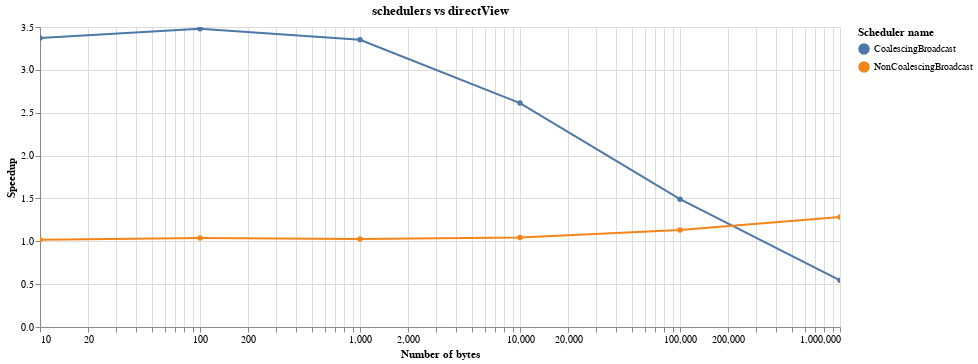
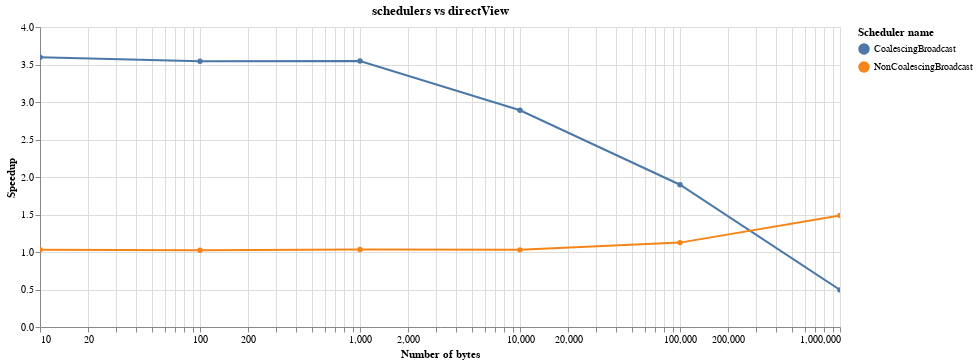
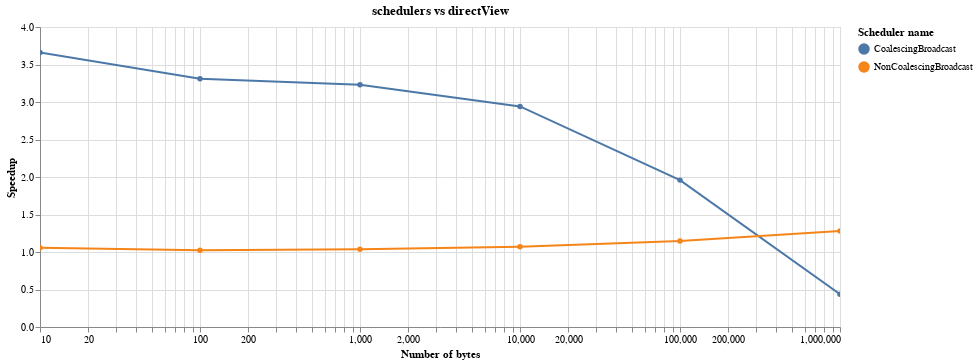

Notebook source saved alongside these figures, in order:
### Code cell
for delay in data['Delay'].unique():
    display(Markdown(f'## With {delay} delay:'))
    for engine in data['Number of engines'].unique():
        display(Markdown(f'### Running on {engine} engines'))
        alt.Chart(data[(data['Delay'] == delay) & (data['Number of engines'] == engine) & (data['Scheduler name'] != 'DirectView')]).mark_line(point=True).encode(
        alt.X(
            'Number of bytes',
            scale=alt.Scale(type='log')
        ),
        alt.Y(
            'Speedup',
        ),
        color='Scheduler name:N',
        tooltip='Duration in ms',
    ).properties(title='schedulers vs directView', width=800).interactive().display(renderer='svg')

### Figure 1 — Vega-Lite specification as saved in the notebook (floating-point values rounded to 4 significant figures)
{"$schema": "https://vega.github.io/schema/vega-lite/v3.4.0.json", "config": {"mark": {"tooltip": null}, "view": {"height": 300, "width": 400}}, "data": {"name": "data-9dc155187d9f3810d1c8c2f5abfdf74b"}, "datasets": {"data-9dc155187d9f3810d1c8c2f5abfdf74b": [{"Delay": 0, "Duration in ms": 39.59, "Number of bytes": 10, "Number of engines": 1, "Scheduler name": "CoalescingBroadcast", "Speedup": 3.372}, {"Delay": 0, "Duration in ms": 39.53, "Number of bytes": 100, "Number of engines": 1, "Scheduler name": "CoalescingBroadcast", "Speedup": 3.48}, {"Delay": 0, "Duration in ms": 40.52, "Number of bytes": 1000, "Number of engines": 1, "Scheduler name": "CoalescingBroadcast", "Speedup": 3.351}, {"Delay": 0, "Duration in ms": 53.52, "Number of bytes": 10000, "Number of engines": 1, "Scheduler name": "CoalescingBroadcast", "Speedup": 2.613}, {"Delay": 0, "Duration in ms": 110.3, "Number of bytes": 100000, "Number of engines": 1, "Scheduler name": "CoalescingBroadcast", "Speedup": 1.491}, {"Delay": 0, "Duration in ms": 877.0, "Number of bytes": 1000000, "Number of engines": 1, "Scheduler name": "CoalescingBroadcast", "Speedup": 0.5444}, {"Delay": 0, "Duration in ms": 131.2, "Number of bytes": 10, "Number of engines": 1, "Scheduler name": "NonCoalescingBroadcast", "Speedup": 1.017}, {"Delay": 0, "Duration in ms": 132.4, "Number of bytes": 100, "Number of engines": 1, "Scheduler name": "NonCoalescingBroadcast", "Speedup": 1.039}, {"Delay": 0, "Duration in ms": 132.3, "Number of bytes": 1000, "Number of engines": 1, "Scheduler name": "NonCoalescingBroadcast", "Speedup": 1.026}, {"Delay": 0, "Duration in ms": 133.9, "Number of bytes": 10000, "Number of engines": 1, "Scheduler name": "NonCoalescingBroadcast", "Speedup": 1.044}, {"Delay": 0, "Duration in ms": 145.3, "Number of bytes": 100000, "Number of engines": 1, "Scheduler name": "NonCoalescingBroadcast", "Speedup": 1.132}, {"Delay": 0, "Duration in ms": 372.0, "Number of bytes": 1000000, "Number of engines": 1, "Scheduler name": "NonCoalescingBroadcast", "Speedup": 1.283}]}, "encoding": {"color": {"field": "Scheduler name", "type": "nominal"}, "tooltip": {"field": "Duration in ms", "type": "quantitative"}, "x": {"field": "Number of bytes", "scale": {"type": "log"}, "type": "quantitative"}, "y": {"field": "Speedup", "type": "quantitative"}}, "mark": {"point": true, "type": "line"}, "selection": {"selector006": {"bind": "scales", "encodings": ["x", "y"], "type": "interval"}}, "title": "schedulers vs directView", "width": 800}

### Figure 2 — Vega-Lite specification as saved in the notebook (floating-point values rounded to 4 significant figures)
{"$schema": "https://vega.github.io/schema/vega-lite/v3.4.0.json", "config": {"mark": {"tooltip": null}, "view": {"height": 300, "width": 400}}, "data": {"name": "data-d20844c2bc9321a28eba3129697b8840"}, "datasets": {"data-d20844c2bc9321a28eba3129697b8840": [{"Delay": 0, "Duration in ms": 38.13, "Number of bytes": 10, "Number of engines": 10, "Scheduler name": "CoalescingBroadcast", "Speedup": 3.598}, {"Delay": 0, "Duration in ms": 37.84, "Number of bytes": 100, "Number of engines": 10, "Scheduler name": "CoalescingBroadcast", "Speedup": 3.543}, {"Delay": 0, "Duration in ms": 39.43, "Number of bytes": 1000, "Number of engines": 10, "Scheduler name": "CoalescingBroadcast", "Speedup": 3.547}, {"Delay": 0, "Duration in ms": 48.76, "Number of bytes": 10000, "Number of engines": 10, "Scheduler name": "CoalescingBroadcast", "Speedup": 2.89}, {"Delay": 0, "Duration in ms": 86.43, "Number of bytes": 100000, "Number of engines": 10, "Scheduler name": "CoalescingBroadcast", "Speedup": 1.897}, {"Delay": 0, "Duration in ms": 950.3, "Number of bytes": 1000000, "Number of engines": 10, "Scheduler name": "CoalescingBroadcast", "Speedup": 0.4949}, {"Delay": 0, "Duration in ms": 133.1, "Number of bytes": 10, "Number of engines": 10, "Scheduler name": "NonCoalescingBroadcast", "Speedup": 1.031}, {"Delay": 0, "Duration in ms": 130.8, "Number of bytes": 100, "Number of engines": 10, "Scheduler name": "NonCoalescingBroadcast", "Speedup": 1.025}, {"Delay": 0, "Duration in ms": 135.3, "Number of bytes": 1000, "Number of engines": 10, "Scheduler name": "NonCoalescingBroadcast", "Speedup": 1.034}, {"Delay": 0, "Duration in ms": 137.0, "Number of bytes": 10000, "Number of engines": 10, "Scheduler name": "NonCoalescingBroadcast", "Speedup": 1.028}, {"Delay": 0, "Duration in ms": 145.7, "Number of bytes": 100000, "Number of engines": 10, "Scheduler name": "NonCoalescingBroadcast", "Speedup": 1.125}, {"Delay": 0, "Duration in ms": 316.1, "Number of bytes": 1000000, "Number of engines": 10, "Scheduler name": "NonCoalescingBroadcast", "Speedup": 1.488}]}, "encoding": {"color": {"field": "Scheduler name", "type": "nominal"}, "tooltip": {"field": "Duration in ms", "type": "quantitative"}, "x": {"field": "Number of bytes", "scale": {"type": "log"}, "type": "quantitative"}, "y": {"field": "Speedup", "type": "quantitative"}}, "mark": {"point": true, "type": "line"}, "selection": {"selector007": {"bind": "scales", "encodings": ["x", "y"], "type": "interval"}}, "title": "schedulers vs directView", "width": 800}

### Figure 3 — Vega-Lite specification as saved in the notebook (floating-point values rounded to 4 significant figures)
{"$schema": "https://vega.github.io/schema/vega-lite/v3.4.0.json", "config": {"mark": {"tooltip": null}, "view": {"height": 300, "width": 400}}, "data": {"name": "data-19629b4d43b6dbe8867cb61a6f21e354"}, "datasets": {"data-19629b4d43b6dbe8867cb61a6f21e354": [{"Delay": 0, "Duration in ms": 38.53, "Number of bytes": 10, "Number of engines": 50, "Scheduler name": "CoalescingBroadcast", "Speedup": 3.66}, {"Delay": 0, "Duration in ms": 41.06, "Number of bytes": 100, "Number of engines": 50, "Scheduler name": "CoalescingBroadcast", "Speedup": 3.311}, {"Delay": 0, "Duration in ms": 43.01, "Number of bytes": 1000, "Number of engines": 50, "Scheduler name": "CoalescingBroadcast", "Speedup": 3.23}, {"Delay": 0, "Duration in ms": 49.31, "Number of bytes": 10000, "Number of engines": 50, "Scheduler name": "CoalescingBroadcast", "Speedup": 2.941}, {"Delay": 0, "Duration in ms": 86.31, "Number of bytes": 100000, "Number of engines": 50, "Scheduler name": "CoalescingBroadcast", "Speedup": 1.958}, {"Delay": 0, "Duration in ms": 987.9, "Number of bytes": 1000000, "Number of engines": 50, "Scheduler name": "CoalescingBroadcast", "Speedup": 0.4377}, {"Delay": 0, "Duration in ms": 133.6, "Number of bytes": 10, "Number of engines": 50, "Scheduler name": "NonCoalescingBroadcast", "Speedup": 1.055}, {"Delay": 0, "Duration in ms": 132.9, "Number of bytes": 100, "Number of engines": 50, "Scheduler name": "NonCoalescingBroadcast", "Speedup": 1.023}, {"Delay": 0, "Duration in ms": 134.0, "Number of bytes": 1000, "Number of engines": 50, "Scheduler name": "NonCoalescingBroadcast", "Speedup": 1.037}, {"Delay": 0, "Duration in ms": 135.4, "Number of bytes": 10000, "Number of engines": 50, "Scheduler name": "NonCoalescingBroadcast", "Speedup": 1.071}, {"Delay": 0, "Duration in ms": 147.5, "Number of bytes": 100000, "Number of engines": 50, "Scheduler name": "NonCoalescingBroadcast", "Speedup": 1.146}, {"Delay": 0, "Duration in ms": 337.9, "Number of bytes": 1000000, "Number of engines": 50, "Scheduler name": "NonCoalescingBroadcast", "Speedup": 1.28}]}, "encoding": {"color": {"field": "Scheduler name", "type": "nominal"}, "tooltip": {"field": "Duration in ms", "type": "quantitative"}, "x": {"field": "Number of bytes", "scale": {"type": "log"}, "type": "quantitative"}, "y": {"field": "Speedup", "type": "quantitative"}}, "mark": {"point": true, "type": "line"}, "selection": {"selector008": {"bind": "scales", "encodings": ["x", "y"], "type": "interval"}}, "title": "schedulers vs directView", "width": 800}
